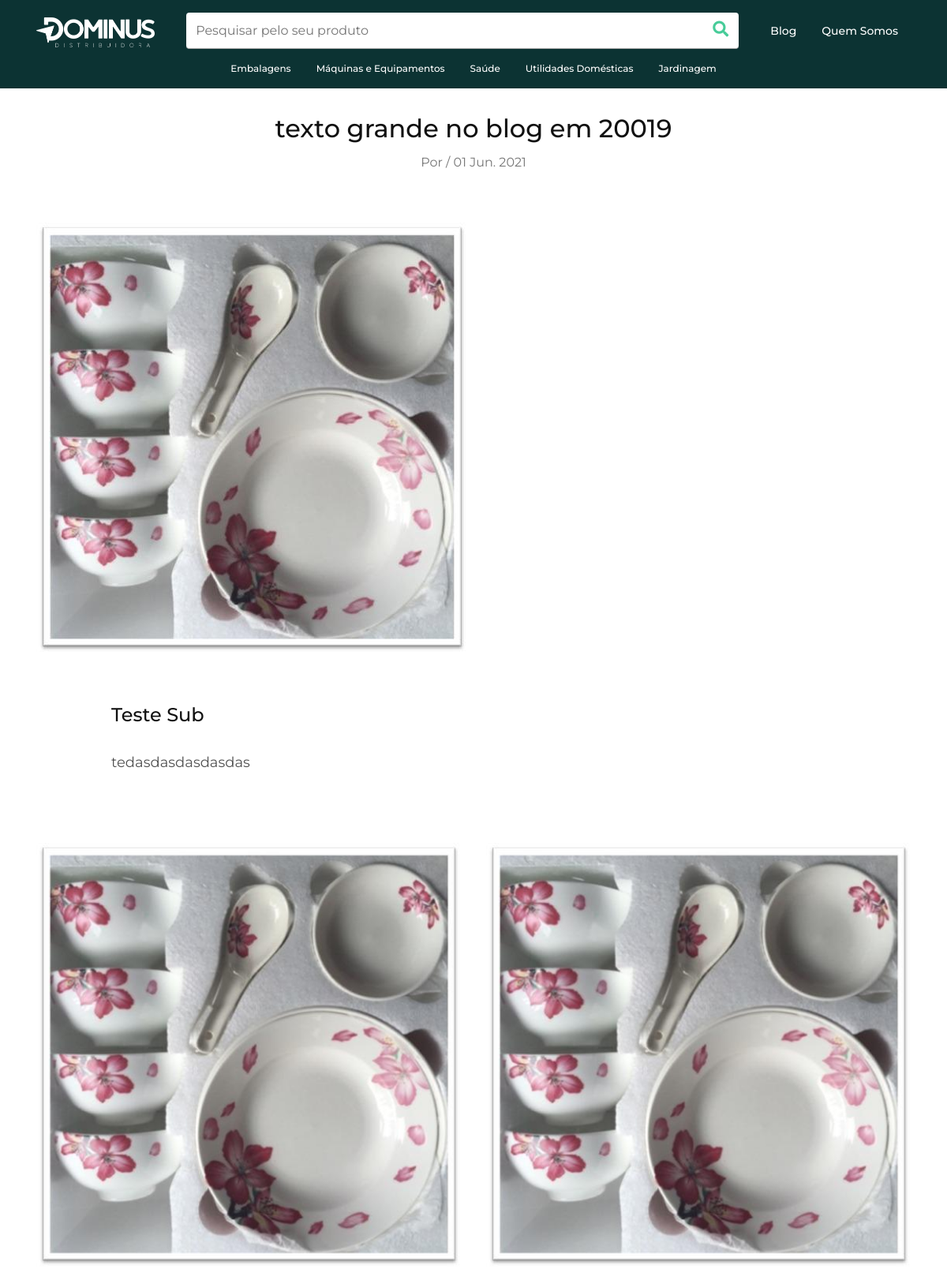
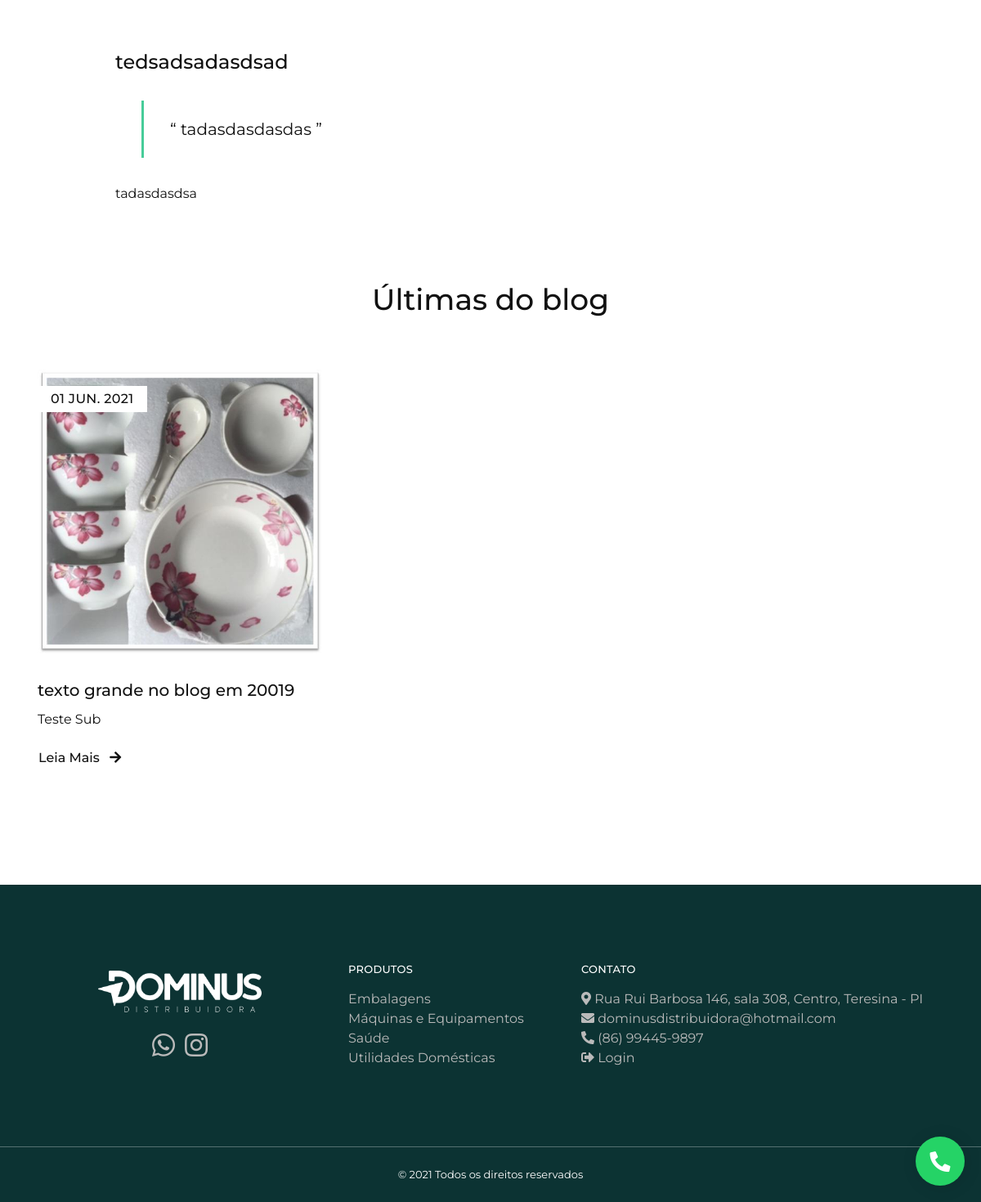
Before: /blog-post.php with the older database file (2 pictures, top to bottom).
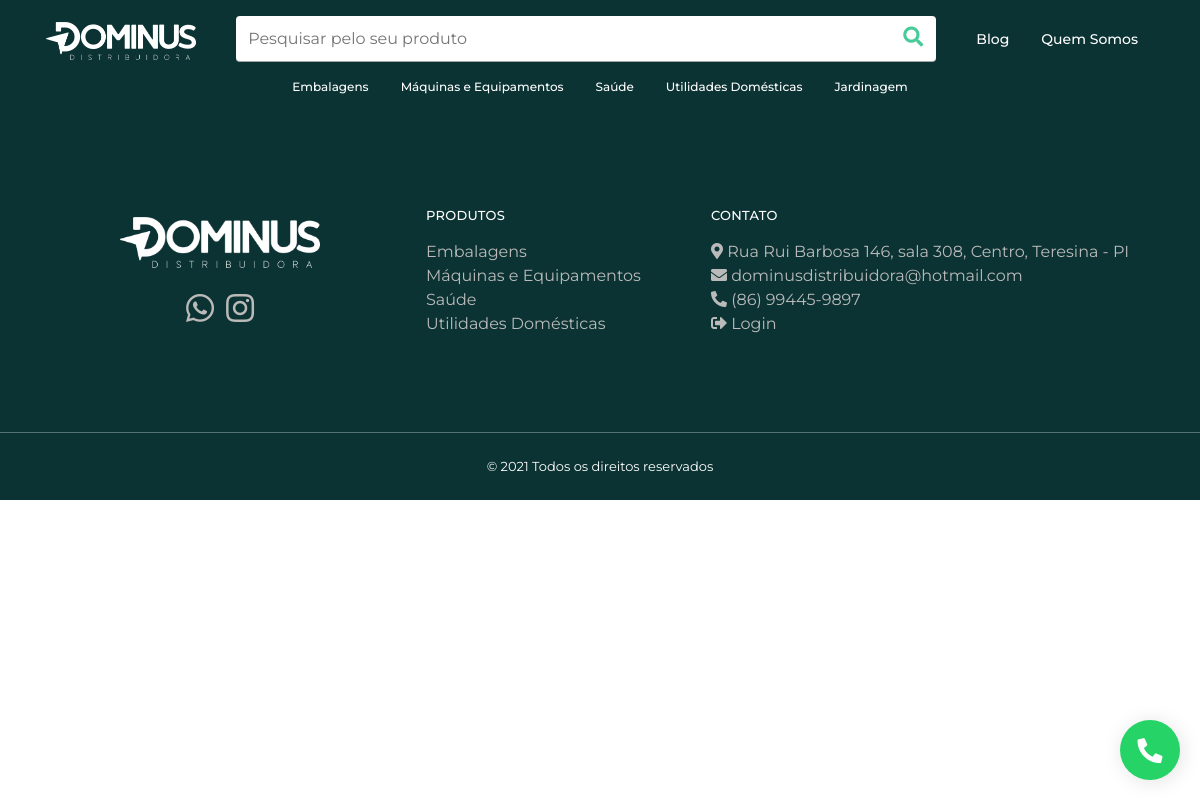
After: the same page with the newer database file.
### tables this page shows
CREATE TABLE `posts` (
  `id` int(11) NOT NULL AUTO_INCREMENT,
  `titulo` varchar(200) DEFAULT NULL,
  `sub_titulo` varchar(400) DEFAULT NULL,
  `texto_1` varchar(1000) DEFAULT NULL,
  `texto_2` varchar(1000) DEFAULT NULL,
  `texto_3` varchar(1000) DEFAULT NULL,
  `texto_4` varchar(1000) DEFAULT NULL,
  `img1` varchar(200) DEFAULT NULL,
  `img2` varchar(200) DEFAULT NULL,
  `img3` varchar(200) DEFAULT NULL,
  `categoria_1` varchar(100) DEFAULT NULL,
  `categoria_2` varchar(100) DEFAULT NULL,
  `categoria_3` varchar(100) DEFAULT NULL,
  `data_criacao` timestamp NULL DEFAULT current_timestamp(),
  `data_update` varchar(50) DEFAULT NULL,
  `autor` varchar(50) DEFAULT NULL,
  PRIMARY KEY (`id`)
);

### classes/Url.class.php (called while the page is built)
<?php
class URI
{
	static private $protocolo;
	static private $host;
	static private $scriptName;
	static private $finalBase;
	protected function Protocolo()
	{
		if($_SERVER['SERVER_PROTOCOL'] === 'HTTP/1.1')
		{
			self::$protocolo = 'http://';
		}
		else
		{
			self::$protocolo = 'https://';
		}
		return self::$protocolo;
	}
	protected function Host()
	{
		self::$host = $_SERVER['HTTP_HOST'];
		return self::$host;
	}
	protected function scriptName()
	{
		$scr = dirname($_SERVER['SCRIPT_NAME']);
		if(!empty($scr) || substr_count($scr, '/') > 1)
		{
			self::$scriptName = $scr . '';
		}
		else
		{
			self::$scriptName = '';
		}
		return self::$scriptName;
	}
	public function base($url='')
	{
		self::$finalBase = self::Protocolo() . self::Host() . self::scriptName();
		return self::$finalBase.$url;
	}
}

### classes/Helper.php (called while the page is built, shortened)
<?php
    function slugify($text)
    {
    $text  = utf8_decode($text);
    $before  = utf8_decode('àáâãäçèéêëìíîïñòóôõöùúûüýÿÀÁÂÃÄÇÈÉÊËÌÍÎÏÑÒÓÔÕÖÙÚÛÜÝ');
    $after = 'aaaaaceeeeiiiinooooouuuuyyAAAAACEEEEIIIINOOOOOUUUUY';
    $text = strtr($text, $before, $after);
    $text = preg_replace('~[^\pL\d]+~u', '-', $text);
    $text = iconv('utf-8', 'us-ascii//TRANSLIT', $text);
    $text = preg_replace('~[^-\w]+~', '', $text);
    $text = trim($text, '-');
    $text = preg_replace('~-+~', '-', $text);
    $text = strtolower($text);
    return $text;
    }

### blog-post.php (the view, shortened to what this page needs)
<?php
require "classes/Helper.php";
require "classes/Url.class.php";
$URI = new URI();
require_once './admin/dbconfig.php';
$url = explode("/", $_SERVER['REQUEST_URI']);
(is_numeric($url[5])) ? $idPost = $url[5] : $idPost = 1;
$stmt = $DB_con->prepare("SELECT titulo,categoria_1 FROM posts where id='$idPost' ORDER BY id DESC");
$stmt->execute();
while ($row = $stmt->fetch(PDO::FETCH_ASSOC)) {
	extract($row);
	$post = $titulo;
}
?>
<!doctype html>
<html lang="pt-br">
<head>
	<link rel="stylesheet" href="<?php echo $URI->base('/assets/libs/jquery.fancybox.min.css') ?>">
	<link rel="stylesheet" href="<?php echo $URI->base('/assets/libs/flickity.min.css') ?>">
	<link rel="stylesheet" href="<?php echo $URI->base('/assets/libs/vs2015.css') ?>">
	<link rel="stylesheet" href="<?php echo $URI->base('/assets/libs/simplebar.min.css') ?>">
	<link rel="stylesheet" href="<?php echo $URI->base('/assets/libs/flickity-fade.css') ?>">
	<link rel="stylesheet" href="https://cdnjs.cloudflare.com/ajax/libs/font-awesome/5.15.1/css/all.min.css" />
	<link rel="stylesheet" href="https://cdnjs.cloudflare.com/ajax/libs/OwlCarousel2/2.3.4/assets/owl.carousel.min.css" />
	<link rel="stylesheet" href="<?php echo $URI->base('/assets/css/theme.css') ?>">
</head>
<body>
	<?php include "views/nav.php" ?>
	<?php
	$stmt = $DB_con->prepare("SELECT id, titulo, sub_titulo,texto_1,texto_2,texto_3,texto_4, img1,img2,img3,data_criacao,categoria_1,autor FROM posts where titulo='$post'");
	$stmt->execute();
	if ($stmt->rowCount() > 0) {
		while ($row = $stmt->fetch(PDO::FETCH_ASSOC)) {
			extract($row);
	?>
			<article class="pt-7">
				<header class="container">
					<div class="row">
						<div class="col-12 text-center">
							<h3 class="mb-3"><?php echo $titulo ?></h3>
							<p class="mb-0 text-muted">
								Por <?php echo $autor ?> /
								<?php
								$date = new DateTime($data_criacao);
								$date2 = $date->format('m');
								$date3 = $date->format('d');
								$date4 = $date->format('Y');
								echo $date3;
								if ($date2 == 06) {
									echo " Jun. ";
								}
								echo $date4;
								?>
							</p>
						</div>
					</div>
				</header>
				<section class="pt-10">
					<div class="container">
						<div class="row">
							<div class="col-12">
								<img class="img-fluid" src="<?php echo $URI->base('/admin/uploads/blog/' . $row['img1'] . '') ?>" alt="...">
							</div>
						</div>
					</div>
				</section>
				<section class="pt-10">
					<div class="container">
						<div class="row justify-content-center">
							<div class="col-12 col-md-10 font-size-lg text-gray-500">
								<h5 class="mb-7 text-body"><?php echo $sub_titulo ?></h5>
								<p>
									<?php echo $texto_1 ?>
								</p>
							</div>
						</div>
					</div>
				</section>
				<section class="pt-10">
					<div class="container">
						<div class="row">
							<div class="col-6">
								<img class="img-fluid" src="<?php echo $URI->base('/admin/uploads/blog/' . $row['img2'] . '') ?>" alt="...">
							</div>
							<div class="col-6">
								<img class="img-fluid" src="<?php echo $URI->base('/admin/uploads/blog/' . $row['img3'] . '') ?>" alt="...">
							</div>
						</div>
					</div>
				</section>
				<section class="pt-10">
					<div class="container">
						<div class="row justify-content-center">
							<div class="col-12 col-md-10">
								<h5 class="mb-7"><?php echo $texto_3 ?></h5>
								<blockquote class="blockquote-2 my-7 mx-md-7">
									<p class="mb-0">
										<?php echo $texto_4 ?>
									</p>
								</blockquote>
								<p class="mb-0">
									<?php echo $texto_2 ?>
								</p>
							</div>
						</div>
					</div>
				</section>
			</article>
			<section class="py-12">
				<div class="container">
					<div class="row align-items-center mb-10">
						<div class="col-12">
							<h2 class="mb-4 mb-sm-0 text-center">Últimas do blog</h2>
						</div>
					</div>
					<div class="row">
					<?php
            $stmt = $DB_con->prepare("SELECT id,titulo,categoria_1,img1,data_criacao FROM posts ORDER BY id DESC");
            $stmt->execute();
            if ($stmt->rowCount() > 0) {
              while ($row = $stmt->fetch(PDO::FETCH_ASSOC)) {
                extract($row);
            ?>
						<div class="col-12 col-md-4">
							<div class="card mb-7 mb-md-0">
								<img src="<?php echo $URI->base('/admin/uploads/blog/' . $row['img1'] . '') ?>" alt="..." class="card-img-top">
								<div class="badge badge-white card-badge card-badge-left text-uppercase">
									<time>
									<?php
								$date = new DateTime($data_criacao);
								$date2 = $date->format('m');
								$date3 = $date->format('d');
								$date4 = $date->format('Y');
								echo $date3;
								if ($date2 == 06) {
									echo " Jun. ";
								}
								echo $date4;
								?>
									</time>
								</div>
								<div class="card-body px-0 py-7">
									<h6 class="mb-3">
									<?php echo $titulo ?>
									</h6>
									<p class="mb-2">
									<?php echo $sub_titulo ?>
									</p>
									<a class="btn btn-link px-0 text-body" href="<?php echo $URI->base('/blog-post/' . $id . '/' . slugify($titulo)); ?>">
										Leia Mais <i class="fa fa-arrow-right ml-2"></i>
									</a>
								</div>
							</div>
						</div>
						<?php }
						}
						?>
					</div>
				</div>
			</section>
	<?php
		}
	}
	?>
	<?php include "views/footer.php" ?>
</body>
</html>

### views/nav.php (shortened to what this page needs)
  <nav class="navbar navbar-expand-xl navbar-dark sticky-top">
    <div class="container">
      <div class="row w-100 no-gutters">
        <div class="col d-lg-flex justify-content-between align-items-center">
          <a class="navbar-brand d-none d-xl-block" href="<?php echo $URI->base('/home')?>">
            <img class="img-fluid" src="<?php echo $URI->base('/assets/images/logo3.png')?>" width="150" alt="logo">
          </a>
          <form class="search mt-3 mt-lg-0" action="<?php echo $URI->base('/busca.php')?>">
            <input type="search"  name="pesquisa" id="pesquisa" placeholder="Pesquisar pelo seu produto" />
            <button class="btn" ><i class="fas fa-search"></i></button>
          </form>
          <ul class="navbar-nav d-none d-xl-flex">
            <li class="nav-item">
              <li class="nav-item">
                <a href="<?php echo $URI->base('/blog')?>" class="nav-link">Blog</a>
              </li>
            </li>
            <li class="nav-item">
              <li class="nav-item">
                <a href="<?php echo $URI->base('/quem_somos')?>" class="nav-link">Quem Somos</a>
              </li>
            </li>
          </ul>
        </div>
      </div>
      <div class="row w-100 no-gutters py-2" id="category-bar">
        <div class="col">
          <div class="collapse navbar-collapse" id="navbarClassicCollapse">
            <ul class="navbar-nav w-100 justify-content-center">
              <li class="nav-item">
                <a href="<?php echo $URI->base('/busca.php?pesquisa=embalagens')?>" class="nav-link">Embalagens</a>
              </li>
              <li class="nav-item">
                <a href="<?php echo $URI->base('/busca.php?pesquisa=maquinas-equipamentos')?>" class="nav-link">Máquinas e Equipamentos</a>
              </li>
              <li class="nav-item">
                <a href="<?php echo $URI->base('/busca.php?pesquisa=saude')?>" class="nav-link">Saúde</a>
              </li>
              <li class="nav-item">
                <a href="<?php echo $URI->base('/busca.php?pesquisa=embalagens')?>" class="nav-link">Utilidades Domésticas</a>
              </li>
              <li class="nav-item ">
                <a href="<?php echo $URI->base('/busca.php?pesquisa=jardinagem')?>" class="nav-link">Jardinagem</a>
              </li>
            </ul>
          </div>
        </div>
      </div>
    </div>
  </nav>
  <div class="contact-btn">
  <button type="button" class="whatsapp btn" data-bs-toggle="modal" data-bs-target="#exampleModal">
  <i class="fas fa-phone-alt text-white"></i>
  </button>
</div>

### views/footer.php
<footer class="footer">
  <div class="py-12 border-bottom border-opacity">
    <div class="container">
      <div class="row">
        <div class="col-md-4 col-12 my-auto">
          <h4 class="mb-6 text-white text-center"><img width="200px" src="<?php echo $URI->base('/assets/images/logo3.png')?>"></h4>
          <ul class="list-unstyled list-inline mb-7 mb-md-0 text-center">
            <li class="list-inline-item">
              <a href="https://wa.me/5586994459897" target="_blank" class="text-gray-300">
                <i class="fa-2x fab fa-whatsapp"></i>
              </a>
            </li>
            <li class="list-inline-item">
              <a href="https://www.instagram.com/dominus_distribuidora/" target="_blank" class="text-gray-300">
                <i class="fa-2x fab fa-instagram"></i>
              </a>
            </li>
          </ul>
        </div>
        <div class="col-md-3">
          <h6 class="heading-xxs mb-4 text-white">
            Produtos
          </h6>
          <ul class="list-unstyled mb-7 mb-sm-0">
            <li>
              <a class="text-gray-300" href="">Embalagens </a>
            </li>
            <li>
              <a class="text-gray-300" href="">Máquinas e Equipamentos</a>
            </li>
            <li>
              <a class="text-gray-300" href="">Saúde</a>
            </li>
            <li>
              <a class="text-gray-300" href="">Utilidades Domésticas</a>
            </li>
          </ul>
        </div>
        <div class="col-md-5">
          <h6 class="heading-xxs mb-4 text-white">
            Contato
          </h6>
          <ul class="list-unstyled mb-0">
            <li>
              <a class="text-gray-300" target="_blank" href="https://www.google.com/maps/place/Condom%C3%ADnio+Edif%C3%ADcio+Jesus+Thomaz+Tajra+-+R.+Rui+Barbosa,+146+-+308+-+Centro+(Sul),+Teresina+-+PI,+64000-090/@-3.7722139,-38.5795397,15z/data=!3m1!4b1!4m2!3m1!1s0x78e377b4e7fb103:0x602a5261095f246a"><i class="fas fa-map-marker-alt"></i> Rua Rui Barbosa 146, sala 308, Centro, Teresina - PI
              </a>
            </li>
            <li>
              <a class="text-gray-300" href="mailto:dominusdistribuidora@hotmail.com"><i class="fas fa-envelope"></i> dominusdistribuidora@hotmail.com</a>
            </li>
            <li>
              <a class="text-gray-300" href="tel:86994459897"><i class="fas fa-phone-alt"></i> (86) 99445-9897</a>
            </li>
            <li>
              <a class="text-gray-300" href="<?php echo $URI->base('/admin/login.php')?>"><i class="fas fa-sign-out-alt"></i> Login</a>
            </li>
          </ul>
        </div>
      </div>
    </div>
  </div>
  <div class="py-6">
    <div class="container">
      <div class="row">
        <div class="col">
          <p class="mb-3 mb-md-0 font-size-xxs text-white text-center">
            © 2021 Todos os direitos reservados
          </p>
        </div>
      </div>
    </div>
  </div>
</footer>

Changed rows visible on the page:
removed posts: titulo "texto grande no blog em 20019", data_criacao "01", shows "Jun.", data_criacao "2021", img1 (picture), sub_titulo "Teste Sub", texto_1 "tedasdasdasdasdas", img2 (picture), img3 (picture), texto_3 "tedsadsadasdsad", texto_4 "tadasdasdasdas", texto_2 "tadasdasdsa", shows "JUN."
